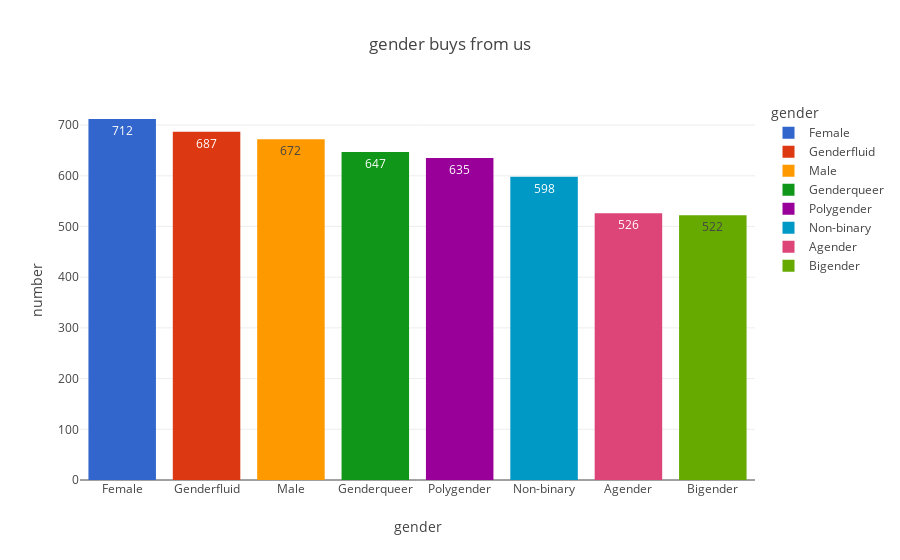

Here is the notebook cell this chart was saved with:
### Markdown cell above
# 1- Univariate Questions
#### 1- Which gender buys more from us .
#### 2- Which customer status buys more from us .
#### 3- what is the most seasons in the year best seller .
#### 4- The largest difference in days between the order date and the delivery date .
#### 5- Most state buy .
#### 6- Most city buy .
#### 7- Information about customers' ages .
#### 8- Best selling colours .
#### 9- Most product type of sales
#### 10- Information about each unit price

### Code cell
# Questions 1
# Which gender buys more from us .
gender= df["gender"].value_counts().to_frame().reset_index()
gender.columns = ["gender" , "number"]
Univariate_Questions_1 = px.bar(data_frame=gender , x="gender" , y="number" , title="gender buys from us" , color="gender" , color_discrete_sequence=px.colors.qualitative.G10 , text_auto=True)
Univariate_Questions_1.show()

### Figure 1 — Plotly figure (JSON) as saved in the notebook; plotly's stock layout.template omitted (floating-point values rounded to 4 significant figures)
{"data": [{"alignmentgroup": "True", "hovertemplate": "gender=%{x}<br>number=%{y}<extra></extra>", "legendgroup": "Female", "marker": {"color": "#3366CC", "pattern": {"shape": ""}}, "name": "Female", "offsetgroup": "Female", "orientation": "v", "showlegend": true, "textposition": "auto", "texttemplate": "%{y}", "type": "bar", "x": ["Female"], "xaxis": "x", "y": [712], "yaxis": "y"}, {"alignmentgroup": "True", "hovertemplate": "gender=%{x}<br>number=%{y}<extra></extra>", "legendgroup": "Genderfluid", "marker": {"color": "#DC3912", "pattern": {"shape": ""}}, "name": "Genderfluid", "offsetgroup": "Genderfluid", "orientation": "v", "showlegend": true, "textposition": "auto", "texttemplate": "%{y}", "type": "bar", "x": ["Genderfluid"], "xaxis": "x", "y": [687], "yaxis": "y"}, {"alignmentgroup": "True", "hovertemplate": "gender=%{x}<br>number=%{y}<extra></extra>", "legendgroup": "Male", "marker": {"color": "#FF9900", "pattern": {"shape": ""}}, "name": "Male", "offsetgroup": "Male", "orientation": "v", "showlegend": true, "textposition": "auto", "texttemplate": "%{y}", "type": "bar", "x": ["Male"], "xaxis": "x", "y": [672], "yaxis": "y"}, {"alignmentgroup": "True", "hovertemplate": "gender=%{x}<br>number=%{y}<extra></extra>", "legendgroup": "Genderqueer", "marker": {"color": "#109618", "pattern": {"shape": ""}}, "name": "Genderqueer", "offsetgroup": "Genderqueer", "orientation": "v", "showlegend": true, "textposition": "auto", "texttemplate": "%{y}", "type": "bar", "x": ["Genderqueer"], "xaxis": "x", "y": [647], "yaxis": "y"}, {"alignmentgroup": "True", "hovertemplate": "gender=%{x}<br>number=%{y}<extra></extra>", "legendgroup": "Polygender", "marker": {"color": "#990099", "pattern": {"shape": ""}}, "name": "Polygender", "offsetgroup": "Polygender", "orientation": "v", "showlegend": true, "textposition": "auto", "texttemplate": "%{y}", "type": "bar", "x": ["Polygender"], "xaxis": "x", "y": [635], "yaxis": "y"}, {"alignmentgroup": "True", "hovertemplate": "gender=%{x}<br>number=%{y}<extra></extra>", "legendgroup": "Non-binary", "marker": {"color": "#0099C6", "pattern": {"shape": ""}}, "name": "Non-binary", "offsetgroup": "Non-binary", "orientation": "v", "showlegend": true, "textposition": "auto", "texttemplate": "%{y}", "type": "bar", "x": ["Non-binary"], "xaxis": "x", "y": [598], "yaxis": "y"}, {"alignmentgroup": "True", "hovertemplate": "gender=%{x}<br>number=%{y}<extra></extra>", "legendgroup": "Agender", "marker": {"color": "#DD4477", "pattern": {"shape": ""}}, "name": "Agender", "offsetgroup": "Agender", "orientation": "v", "showlegend": true, "textposition": "auto", "texttemplate": "%{y}", "type": "bar", "x": ["Agender"], "xaxis": "x", "y": [526], "yaxis": "y"}, {"alignmentgroup": "True", "hovertemplate": "gender=%{x}<br>number=%{y}<extra></extra>", "legendgroup": "Bigender", "marker": {"color": "#66AA00", "pattern": {"shape": ""}}, "name": "Bigender", "offsetgroup": "Bigender", "orientation": "v", "showlegend": true, "textposition": "auto", "texttemplate": "%{y}", "type": "bar", "x": ["Bigender"], "xaxis": "x", "y": [522], "yaxis": "y"}], "layout": {"barmode": "relative", "legend": {"title": {"text": "gender"}, "tracegroupgap": 0}, "title": {"text": "gender buys from us"}, "xaxis": {"anchor": "y", "categoryarray": ["Female", "Genderfluid", "Male", "Genderqueer", "Polygender", "Non-binary", "Agender", "Bigender"], "categoryorder": "array", "domain": [0, 1], "title": {"text": "gender"}}, "yaxis": {"anchor": "x", "domain": [0, 1], "title": {"text": "number"}}}}
